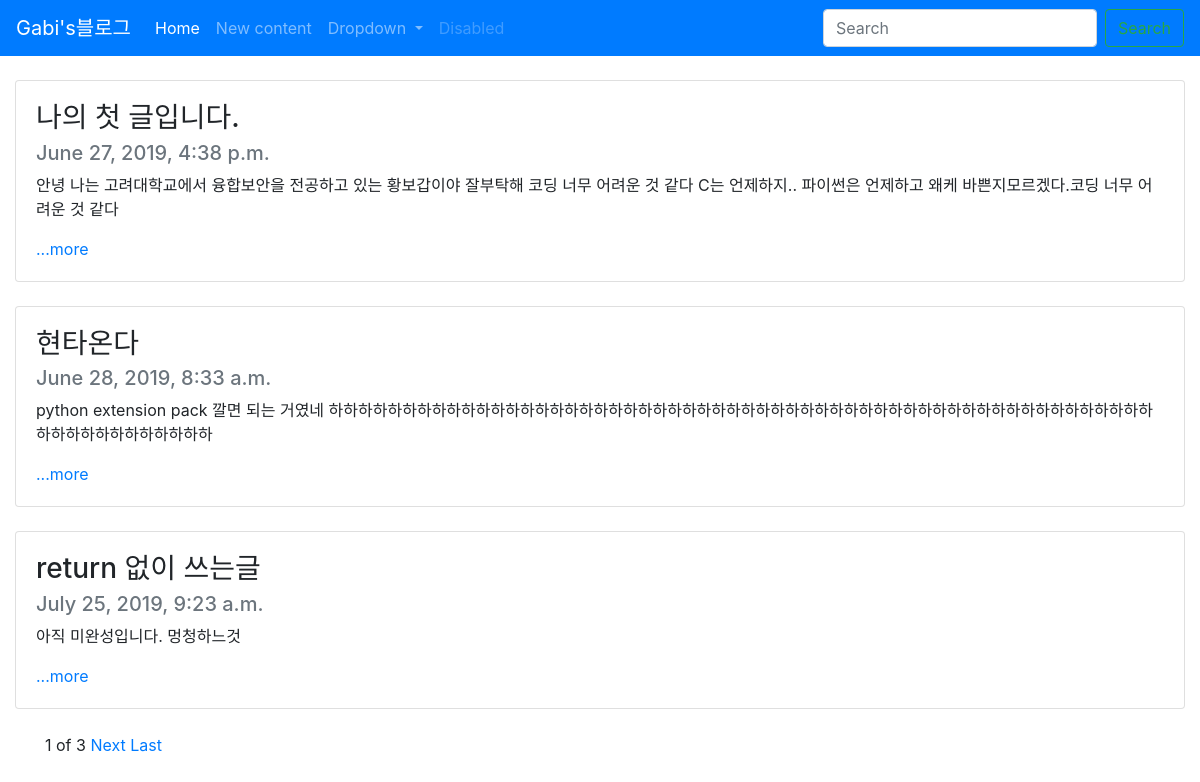
The page / on the database its author committed.
### blog/models.py (models this page shows, shortened)
class Blog(models.Model):
    title = models.CharField(max_length=200)
    pub_date = models.DateTimeField('date published')
    body = models.TextField()
    def summary(self):
        return self.body[:100]

### blog/views.py (the view)
# urls.py: 2. Add a URL to urlpatterns:  path('', views.home, name='home')
def home(request):
    blogs = Blog.objects
    blog_list = Blog.objects.all()
    paginator = Paginator(blog_list,3)
    page = request.GET.get('page')
    post = paginator.get_page(page)
    return render(request, 'home.html', {'blogs' : blogs, 'posts':post})

### blog/templates/home.html (shortened to what this page needs)
{% extends 'base.html'%}
{% block contents %}
<body>
<br>
{% for blog in posts %}
    <div class = "container-fluid">
    <div class="card">
    <div class="card-body">
    <h3 class="card-title">{{blog.title}}</h3>
    <h5 class="card-subtitle mb-2 text-muted">{{blog.pub_date}}</h5>
    <p class="card-text">{{blog.summary}}</p>
    <a href="{%url 'detail' blog.id%}" class="card-link">...more</a>
  </div>
</div><br>
    </div>
{% endfor%}
<div class = "container">
<span>{{posts.number}}</span>
<span>of</span>
<span>{{posts.paginator.num_pages}}</span>
{% if posts.has_next %}
<a href="?page={{posts.next_page_number}}">Next</a>
<a href="?page={{posts.paginator.num_pages}}">Last</a>
{% endif %}
</div>
</body>
{% endblock %}

### secondproject/templates/base.html (shortened to what this page needs)
<head>
    <link rel="stylesheet" href="https://stackpath.bootstrapcdn.com/bootstrap/4.3.1/css/bootstrap.min.css">
    </head>
<body>
 <nav class="navbar navbar-expand-lg navbar-dark bg-primary">
  <a class="navbar-brand" href="#">Gabi's블로그</a>
  <div class="collapse navbar-collapse" id="navbarSupportedContent">
    <ul class="navbar-nav mr-auto">
      <li class="nav-item active">
        <a class="nav-link" href="#">Home <span class="sr-only">(current)</span></a>
      </li>
      <li class="nav-item">
        <a class="nav-link" href="{% url 'newblog' %}">New content</a>
      </li>
      <li class="nav-item dropdown">
        <a class="nav-link dropdown-toggle" href="#" id="navbarDropdown" role="button" data-toggle="dropdown" aria-haspopup="true" aria-expanded="false">
          Dropdown
        </a>
      </li>
      <li class="nav-item">
        <a class="nav-link disabled" href="#" tabindex="-1" aria-disabled="true">Disabled</a>
      </li>
    </ul>
    <form class="form-inline my-2 my-lg-0">
      <input class="form-control mr-sm-2" type="search" placeholder="Search" aria-label="Search">
      <button class="btn btn-outline-success my-2 my-sm-0" type="submit">Search</button>
    </form>
  </div>
</nav>
{% block contents %}
{% endblock %}
</body>

### rows shown on the page
Blog: title "나의 첫 글입니다.", pub_date "June 27, 2019, 4:38 p.m.", summary "안녕 나는 고려대학교에서 융합보안을 전공하고 있는 황보갑이야 잘부탁해 코딩 너무 어려운 것 같다 C는 언제하지.. 파이썬은 언제하고 왜케 바쁜지모르겠다.코딩 너무 어려운 것 같다"
Blog: title "현타온다", pub_date "June 28, 2019, 8:33 a.m.", summary "python extension pack 깔면 되는 거였네 하하하하하하하하하하하하하하하하하하하하하하하하하하하하하하하하하하하하하하하하하하하하하하하하하하하하하하하하하하하하하하하하하하하하"
Blog: title "return 없이 쓰는글", pub_date "July 25, 2019, 9:23 a.m.", summary "아직 미완성입니다. 멍청하느것"

### other values the page prints
{{ posts.number }} "1"
{{ posts.paginator.num_pages }} "3"
